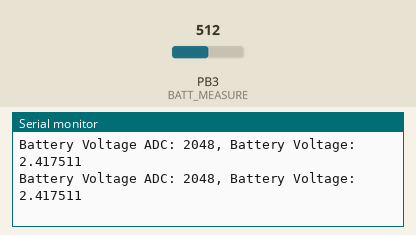
Simulated run of this sketch. Board: STM32 Blue Pill. On the bench: the last lines printed to the serial monitor. The test bench sets the inputs (shaded band); at power-on: PB3 (BATT_MEASURE) = 512 (analog values on the 0–1023 scale).

Above: at 2.9 s.
3.0 s: PB3 (BATT_MEASURE) set to 716
At 4.1 s:
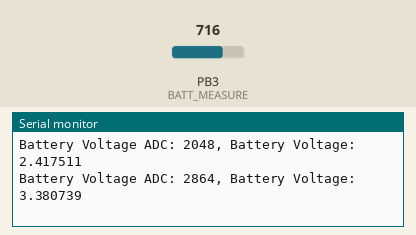
4.6 s: PB3 (BATT_MEASURE) set to 900
At 6.0 s:
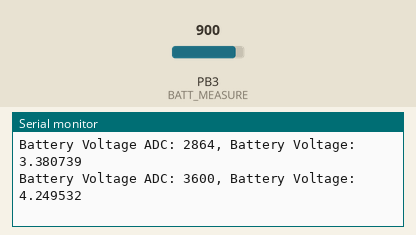
Timing chart, 0 to 7.6 s (numbered marks = the images above; inputs shaded):
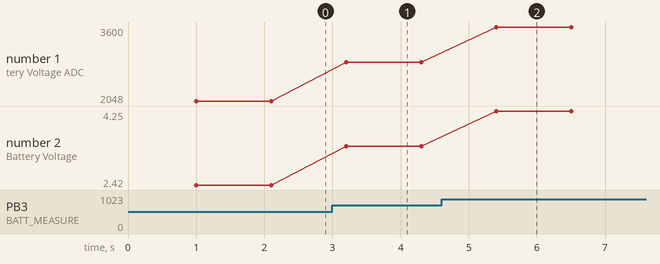

Measured:
- after the input at 3.0 s, the serial monitor: prints a new line after 0.20 s (image 1)
- after the input at 4.6 s, the serial monitor: prints a new line after 0.80 s (image 2)
- plotted number 1: 2048 → 2864 after the input at 3.0 s, 2864 → 3600 after the input at 4.6 s
- plotted number 2: 2.42 → 3.38 after the input at 3.0 s, 3.38 → 4.25 after the input at 4.6 s

The sketch:

BoardTest.ino
```cpp
#define LED0          PA15
#define LED1          PA1
#define POWER_STATUS  PB12
#define BATT_MEASURE  PB3

#define ADC_TO_BATTERY  0.00118042553

void setup() {
  Serial.begin(115200);

  pinMode( BATT_MEASURE, INPUT );
  pinMode( POWER_STATUS, INPUT );
  pinMode( LED0, INPUT );
  pinMode( LED1, INPUT );
  analogReadResolution( 12 );
}

void loop() {
  digitalWrite(LED0, LOW);
  digitalWrite(LED1, HIGH);
  delay(500);
  digitalWrite(LED0, HIGH);
  digitalWrite(LED1, LOW);
  delay(500);

  int   batt_measure_adc  = analogRead( BATT_MEASURE );
  float batt_measure_volt = batt_measure_adc * ADC_TO_BATTERY;
  Serial.printf("Battery Voltage ADC: %d, Battery Voltage: %f\n", batt_measure_adc, batt_measure_volt);
  delay(100);
}
```
